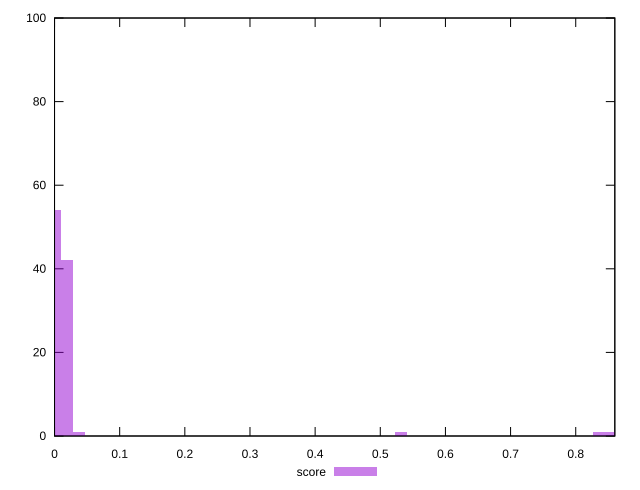

Generate this figure with gnuplot:
reset

$score <<EOF
0.018986838598307767 42
0.8544077369238495 1
0 54
0.037973677196615534 1
0.5316314807526175 1
0.8354208983255418 1
EOF

set key outside below
set boxwidth 0.018986838598307767
set xrange [0:0.86]
set yrange [0:100]
set trange [0:100]
set style fill transparent solid 0.5 noborder
set terminal svg size 640, 490 enhanced background rgb 'white'
set output "report/report_00029_2021-02-24T13-36-40.390Z/max-potential-fid/samples/music/score/histogram.svg"

plot $score title "score" with boxes

reset
